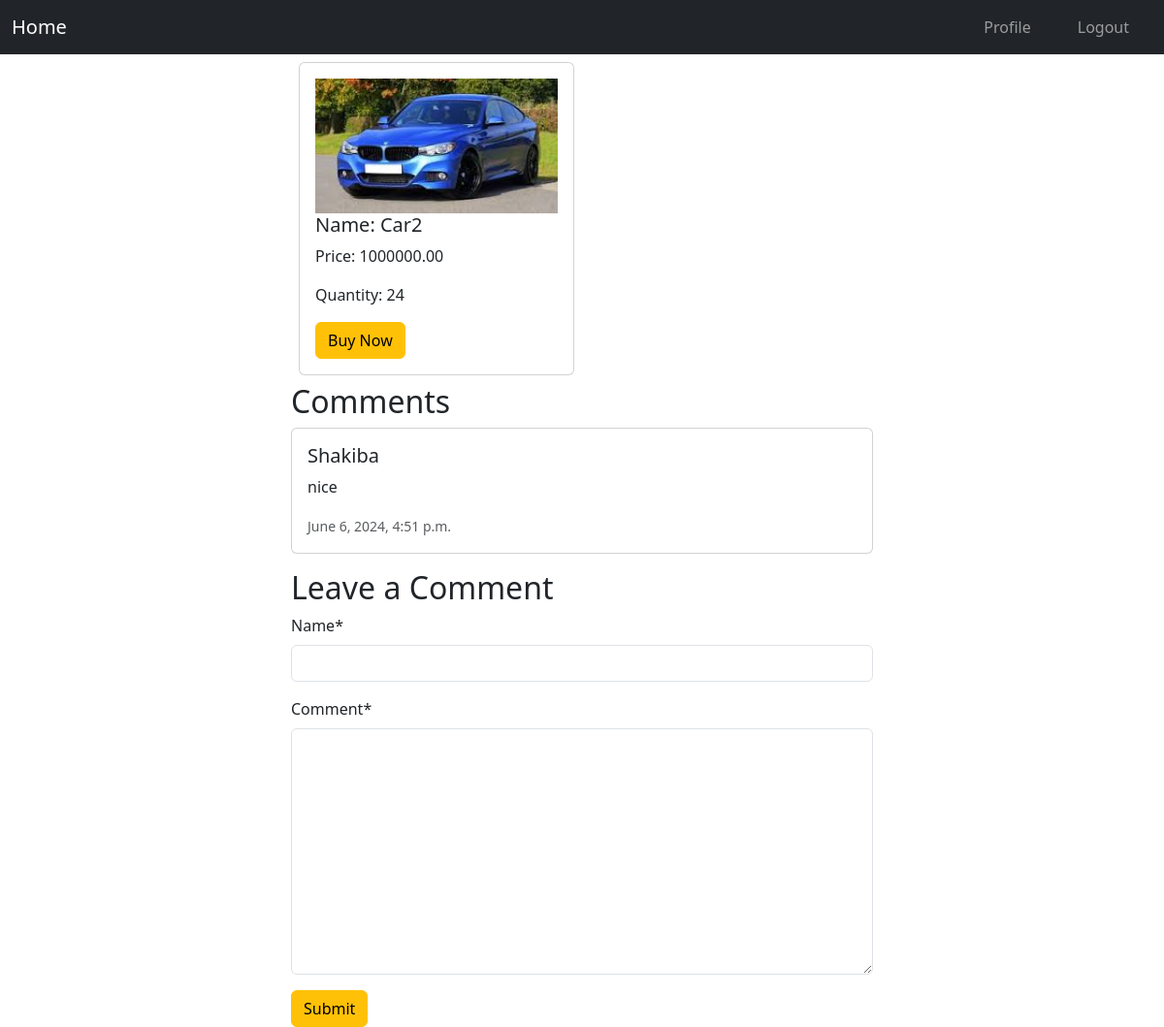
Screenshot of /car/3/ (signed in) with the database file from the repository.
### cars/models.py (models this page shows, shortened)
class CarModel(models.Model):
    brand = models.ForeignKey(BrandModel, on_delete=models.CASCADE)
    title = models.CharField(max_length=200)
    description = models.TextField()
    price = models.DecimalField(max_digits=10, decimal_places=2)
    image = models.ImageField(upload_to='car_images/')
    quantity = models.PositiveIntegerField()

class CommentModel(models.Model):
    car = models.ForeignKey(CarModel, related_name='comments', on_delete=models.CASCADE)
    name = models.CharField(max_length=100)
    comment = models.TextField()
    created_at = models.DateTimeField(auto_now_add=True)

### cars/views.py (the view, shortened to what this page needs)
# urls.py: path('car/<int:pk>/', CarDetailView.as_view(), name='car_detail'),
@method_decorator(login_required, name='dispatch')
class CarDetailView(View):
    def get(self, request, *args, **kwargs):
        car = get_object_or_404(CarModel, pk=kwargs['pk'])
        comment_form = CommentForm()
        return render(request, 'cars/car_detail.html', {
            'car': car,
            'comment_form': comment_form,
        })

### users/forms.py
class CommentForm(forms.ModelForm):
    class Meta:
        model = CommentModel
        fields = ['name', 'comment']

### cars/templates/cars/car_detail.html (shortened to what this page needs)
{% extends "base.html" %} {% load static %} {% block content %}
{% load crispy_forms_tags %}
<div style="width: 50%; margin: auto">
  <div class="col-sm-6">
    <div class="card m-2">
      <div class="card-body">
        <img
          src="{{ car.image.url }}"
          alt="{{ car.title }}"
          class="img-fluid"
        />
        <h5 class="card-title">Name: {{ car.title }}</h5>
        <p class="card-text">Price: {{ car.price }}</p>
        <p class="card-text">Quantity: {{ car.quantity }}</p>
        {% if user.is_authenticated %}
        <form method="post" action="{% url 'buy_car' car.id %}">
          <button class="btn btn-warning" type="submit">Buy Now</button>
        </form>
        {% endif %}
      </div>
    </div>
  </div>
  <h2>Comments</h2>
  <div>
    {% for comment in car.comments.all %}
    <div class="card mb-3">
      <div class="card-body">
        <h5 class="card-title">{{ comment.name }}</h5>
        <p class="card-text">{{ comment.comment }}</p>
        <p class="card-text">
          <small class="text-muted">{{ comment.created_at }}</small>
        </p>
      </div>
    </div>
    {% endfor %}
  </div>
  {% if user.is_authenticated %}
  <h2>Leave a Comment</h2>
  <form method="post">
    {% csrf_token %} {{ comment_form | crispy }}
    <input type="submit" class="btn btn-warning" value="Submit" />
  </form>
  {% else %}
  <p>You must be logged in to leave a comment.</p>
  {% endif %}
</div>
{% endblock %}

### rows the page displays
CarModel: image (picture), title "Car2", price "1000000.00", quantity "24"
CommentModel: name "Shakiba", comment "nice", created_at "June 6, 2024, 4:51 p.m."
